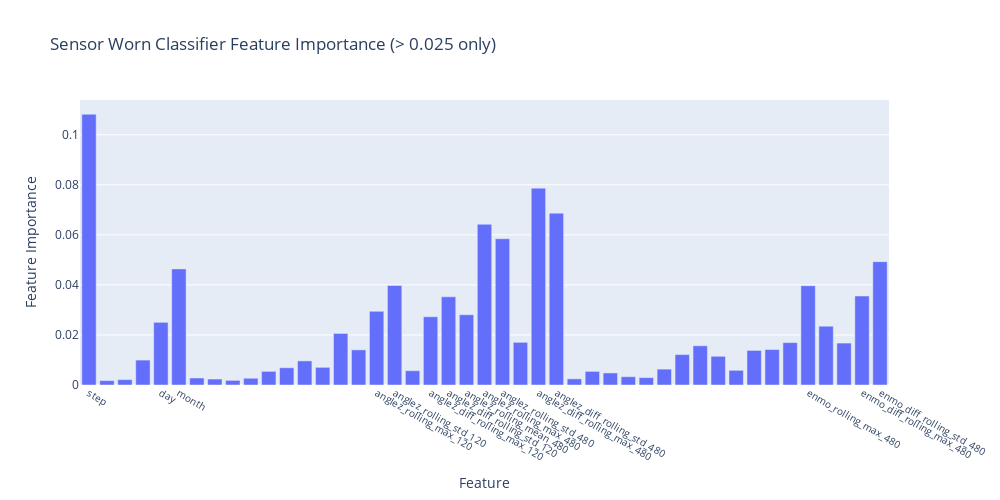

Notebook code for this chart:
### Code cell
import matplotlib.pyplot as plt
import plotly.express as px
import plotly
from plotly.subplots import make_subplots
import plotly.graph_objects as go
from os import listdir

def plot_all_models_in_models(feature_names):
    # look up all models in the models folder
    models = [f for f in listdir('models') if f.startswith('model') and f.find('random_state__42') != -1 and f.find('both') != -1]
    models = ['model_randomforestclassifier-both-n_estimators__500-max_depth__40-min_samples_leaf__15-random_state__42-n_jobs__10-warm_start__true.jlb']
    models = ['model_randomforestclassifier-wrist-n_estimators__500-max_depth__20-min_samples_leaf__15-random_state__42-n_jobs__10-warm_start__true.jlb']
    for mod in models:
        with open (f'models/{mod}', 'rb') as f:
            m_to_print = load(f)
            fig = px.bar(
                x=feature_names,
                y=m_to_print.feature_importances_,
                title='Sensor Worn Classifier Feature Importance (> 0.025 only)'
                )
            # figure uptade y axis label
            fig.update_yaxes(title_text='Feature Importance')
            # figure update x axis label
            fig.update_xaxes(title_text='Feature')
            # plot only x axis labels if value is greater than 0.03
            fig.update_xaxes(tickvals=[f for i, f in enumerate(feature_names) if m_to_print.feature_importances_[i] >= 0.025])
            # plot x labels bigger
            fig.update_xaxes(tickfont=dict(size=10))
            # reduce area of plot to show only the relevant features
            fig.update_layout(width=1000, height=500)
            plt.tight_layout()
            plotly.offline.plot(fig, filename=f'plots/{mod}.png')
            fig.show()



plot_all_models_in_models(fg.columns)

### Figure 1 — Plotly figure (JSON) as saved in the notebook; plotly's stock layout.template omitted (floating-point values rounded to 4 significant figures)
{"data": [{"alignmentgroup": "True", "hovertemplate": "x=%{x}<br>y=%{y}<extra></extra>", "legendgroup": "", "marker": {"color": "#636efa", "pattern": {"shape": ""}}, "name": "", "offsetgroup": "", "orientation": "v", "showlegend": false, "textposition": "auto", "type": "bar", "x": ["step", "anglez", "enmo", "hour", "day", "month", "anglez_rolling_mean_5", "anglez_rolling_max_5", "anglez_rolling_std_5", "anglez_diff_rolling_std_5", "anglez_rolling_mean_30", "anglez_rolling_max_30", "anglez_rolling_std_30", "anglez_diff_rolling_max_30", "anglez_diff_rolling_std_30", "anglez_rolling_mean_120", "anglez_rolling_max_120", "anglez_rolling_std_120", "anglez_diff_rolling_mean_120", "anglez_diff_rolling_max_120", "anglez_diff_rolling_std_120", "anglez_rolling_mean_480", "anglez_rolling_max_480", "anglez_rolling_std_480", "anglez_diff_rolling_mean_480", "anglez_diff_rolling_max_480", "anglez_diff_rolling_std_480", "enmo_rolling_mean_5", "enmo_rolling_mean_30", "enmo_rolling_max_30", "enmo_rolling_std_30", "enmo_diff_rolling_max_30", "enmo_diff_rolling_std_30", "enmo_rolling_mean_120", "enmo_rolling_max_120", "enmo_rolling_std_120", "enmo_diff_rolling_mean_120", "enmo_diff_rolling_max_120", "enmo_diff_rolling_std_120", "enmo_rolling_mean_480", "enmo_rolling_max_480", "enmo_rolling_std_480", "enmo_diff_rolling_mean_480", "enmo_diff_rolling_max_480", "enmo_diff_rolling_std_480"], "xaxis": "x", "y": [0.1082, 0.001756, 0.002156, 0.009958, 0.02505, 0.04642, 0.002806, 0.00238, 0.001845, 0.002704, 0.005463, 0.006891, 0.009629, 0.007058, 0.02061, 0.01404, 0.02945, 0.03979, 0.005708, 0.02728, 0.03524, 0.02807, 0.06426, 0.05846, 0.01705, 0.07868, 0.06869, 0.002454, 0.005445, 0.004822, 0.003309, 0.002949, 0.006345, 0.01217, 0.01568, 0.01147, 0.00587, 0.01382, 0.01418, 0.01695, 0.03969, 0.0235, 0.01676, 0.03558, 0.04931], "yaxis": "y"}], "layout": {"barmode": "relative", "height": 500, "legend": {"tracegroupgap": 0}, "title": {"text": "Sensor Worn Classifier Feature Importance (> 0.025 only)"}, "width": 1000, "xaxis": {"anchor": "y", "domain": [0, 1], "tickfont": {"size": 10}, "tickvals": ["step", "day", "month", "anglez_rolling_max_120", "anglez_rolling_std_120", "anglez_diff_rolling_max_120", "anglez_diff_rolling_std_120", "anglez_rolling_mean_480", "anglez_rolling_max_480", "anglez_rolling_std_480", "anglez_diff_rolling_max_480", "anglez_diff_rolling_std_480", "enmo_rolling_max_480", "enmo_diff_rolling_max_480", "enmo_diff_rolling_std_480"], "title": {"text": "Feature"}}, "yaxis": {"anchor": "x", "domain": [0, 1], "title": {"text": "Feature Importance"}}}}
